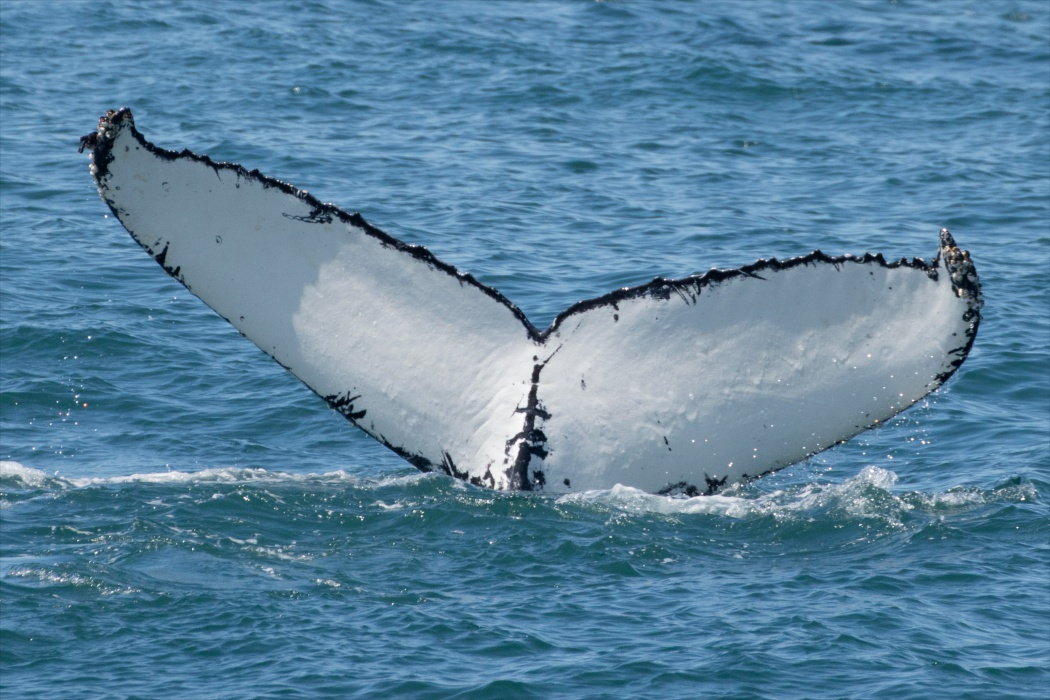
#> input picture Problem analysis/hw4/whale_tail/test_image_02.jpg, 1050 x 700 px
$ jupyter execute homework_4.ipynb
#> lines starting #> are read from the running program, lines starting #| are printed output that depends on the picture; after the words box and inside, x2 and y2 are one past the last pixel; in counts of white or black regions, pixels touching at a corner belong together; long printed decimals are rounded
# Homework 4

# Задача №1 - Хвост кита

Не так давно на kaggle было соревнование по классификации горбатых китов по снимках их хвостов. Одним из приемов для улучшения работы нейронной сети было выделение маски хвоста. Затем по этой маске вырезался хвост на исходном изображенииа, нормировался, отображался на черный фон и подавался нейронной сети на вход.

Ваша задача - написать программу, которая совершут предобработку картинки, писанную выше. Т.е. найти маску хвоста, по маске вырезать из исходного изображения хвост, нормировать изображение хвоста так, чтобы оно всегда имело один заданный размер равномерно занимало место, то есть если хвост был повернут, его нужно выпрямить.

Изображения хвостов находятся в приложении к этому занятию.

<table><tr>
    <td>  </td>
    <td>  </td>
    <td>  </td>
</tr></table>

[cell 1]
import numpy as np
import cv2
import matplotlib.pyplot as plt
import skimage
import math

[cell 2]
def plot_transform_result(src_image, transform_image, is_gray=False):
    """
    Отрисовать с помощью plt исходное изображение и его преобразование.

    :param src_image: np.ndarray: исходное изображение
    :param transform_image: np.ndarray: преобразованное изображение
    :param is_gray: bool: флаг для отображения ЧБ изображений
    :return: None
    """
    fig, m_axs = plt.subplots(1, 2, figsize=(6.4*2, 4.8*2), constrained_layout=False)
    ax1, ax2 = m_axs

    cmap = 'gray' if is_gray else None
    ax1.set_title('Исходное изображение')
    ax1.imshow(src_image, cmap=cmap)
    ax1.set_xticks([]), ax1.set_yticks([])
    ax2.set_title('Результат преобразования')
    ax2.imshow(transform_image, cmap=cmap)
    ax2.set_xticks([]), ax2.set_yticks([])
    plt.show()

[cell 3]
def plot_one_image(src_image, is_gray=False):
    """
    Отрисовать с помощью plt исходное изображение.

    :param src_image: np.ndarray: исходное изображение
    :param is_gray: bool: флаг для отображения ЧБ изображений
    :return: None
    """
    fig, m_axs = plt.subplots(1, 1, figsize=(6.4*2, 4.8*2), constrained_layout=False)
    ax1 = m_axs

    cmap = 'gray' if is_gray else None
    ax1.set_title('Исходное изображение')
    ax1.imshow(src_image, cmap=cmap)
    ax1.set_xticks([]), ax1.set_yticks([])
    plt.show()

[cell 4]
# [8 lines left out: function auto_canny, not called in this run]

[cell 5]
def delete_white_back(image):
    """
    Удалить подпись на белом фоне снизу изображения
    """
    h, w, _ = image.shape
    if(image[h - 1].mean()  > 253):
        first = True
        for i in range(h // 2, len(image)):
            if(image[i].mean() > 253):
                image = image[0 : i]
                break;

    return image

[cell 6]
def dots(corners, image):
    """
    Найти крайние точки контура
    """
    h, w, _ = image.shape
    hm, wm = h // 2, w // 2
    deviation = []
    for i in range(len(corners)): # находим отклонение каждой точки от середины левого угла и правого угла
        now = []
        now.append(abs(0 - corners[i][0][1]) + abs(0 - corners[i][0][0]))
        now.append(abs(0 - corners[i][0][1]) + abs(w - corners[i][0][0]))
        now.append(abs(hm - corners[i][0][1]) + abs(wm - corners[i][0][0]))
        now.append(i)
        deviation.append(now)

    left = corners[sorted(deviation, key=lambda dev : dev[0])[0][3]][0]
    right = corners[sorted(deviation, key=lambda dev : dev[1])[0][3]][0]
    middle = corners[sorted(deviation, key=lambda dev : dev[2])[0][3]][0]

    return [left, right, middle]

[cell 7]
def new_dots(left, right, middle):
    """
    Фильтрация угловых точек контура
    """
    new_left, new_right, new_middle = left.copy(), right.copy(), middle.copy()
    new_left[1], new_right[1] = min(new_left[1], new_right[1]), min(new_left[1], new_right[1])
    new_middle[0] = (new_left[0] + new_right[0]) // 2

    return [new_left, new_right, new_middle]

[cell 8]
def apply_warpAffine(image, points1, points2):
    image_height, image_width, _ = image.shape

    M = cv2.getAffineTransform(points1, points2)

    new_image_size = int(math.ceil(cv2.norm((image_height, image_width), normType=cv2.NORM_L2)))
    M[0, 2] += (new_image_size - image_width) // 2
    M[1, 2] += (new_image_size - image_height) // 2

    image = cv2.warpAffine(image, M, (new_image_size, new_image_size))

    bordersY = [0, image.shape[0]]
    j = 0;
    if(image[j].mean() > 0):
        j += 1

    for i in range(j, len(image) - 1):
        if (np.mean(image[i]) == np.mean(image[0]) and np.mean(image[i + 1]) != np.mean(image[0])
                or np.mean(image[i + 1]) == np.mean(image[0]) and np.mean(image[i]) != np.mean(image[0])):
            bordersY[j] = i + 1
            j += 1

    bordersX = [0, image.shape[1]]
    j = 0
    if(image[:, j].mean() > 0):
        print(image[:, j].mean())
        j += 1

    for i in range(j, len(image[0]) - 1):
        if (np.mean(image[:, i]) == np.mean(image[:, 0]) and np.mean(image[:, i + 1]) != np.mean(image[:, 0])
                or np.mean(image[:, i + 1]) == np.mean(image[:, 0]) and np.mean(image[:, i]) != np.mean(image[:, 0])):
            bordersX[j] = i + 1
            j += 1

    image = image[bordersY[0]: bordersY[1], bordersX[0]: bordersX[1]]
    return image

[cell 9]
def get_odd_number(x):
    if x % 2 != 0:
        return x
    else:
        return x + 1

[cell 10]
def check_is_color(img):
    r_m = np.mean(img[..., 0] / 255)
    g_m = np.mean(img[..., 1] / 255)
    b_m = np.mean(img[..., 2] / 255)

    if np.std([r_m, g_m, b_m]) > 4e-2:
        return True
    else:
        return False

[cell 11]
def find_color_mask(image, color) -> np.ndarray:
    """
    Create general database which contains statistics about classes of each image.
    Calculate classes colors and thrash empty images.
    :param image: np.ndarray: image
    :param color: tuple: values of class color
    :return: np.ndarray: general data frame of all database
    """
    final_mask = np.ones((image.shape[0], image.shape[1]))

    # create eps location for color
    eps = np.array([10, 10, 10])
    t_color = np.array(color) + eps
    b_color = np.array(color) - eps

    # check each color dim
    for dim, value in enumerate(color):
        def _check_val(x):
            if x > t_color[dim] or x < b_color[dim]:
                return 0.
            return 1.

        check_val = np.vectorize(_check_val)
        final_mask *= check_val(image[:, :, dim])

    # remove black frontier lines from labels map
    final_mask = cv2.dilate(final_mask.astype(np.uint8),
                            np.ones((3, 3), np.uint8),
                            iterations=1).astype(bool)
    return final_mask

[cell 12]
def dif_with_back(img):
    img_hsv = cv2.cvtColor(img, cv2.COLOR_RGB2HSV)
    mask = find_color_mask(img_hsv, (110, 140, 140))
    plot_one_image(mask)

    mask = np.repeat(mask[..., np.newaxis], repeats=3, axis=2)
    img = img * (~mask)

    return img

[cell 13]
for i in range(1):

    img = cv2.imread(f'whale_tail/test_image_0{2}.jpg')
#> img is the input picture: shape (700, 1050, 3); mean B, G, R 158.4, 131, 90.2
    img = gray_img = cv2.cvtColor(img, cv2.COLOR_BGR2RGB)
    is_color = check_is_color(img)
#> in check_is_color, `r_m = np.mean(img[..., 0] / 255)`: r_m = 0.354
#> in check_is_color, `g_m = np.mean(img[..., 1] / 255)`: g_m = 0.514
#> in check_is_color, `b_m = np.mean(img[..., 2] / 255)`: b_m = 0.621
#> is_color = True
    print(f'Is color: {is_color}')
#| Is color: True

    if is_color:
        dif_with_back(img)
#> the loop in find_color_mask, `for dim, value in enumerate(color):` made 3 passes
#> pass 1, in find_color_mask, `final_mask *= check_val(image[:, :, dim])`:
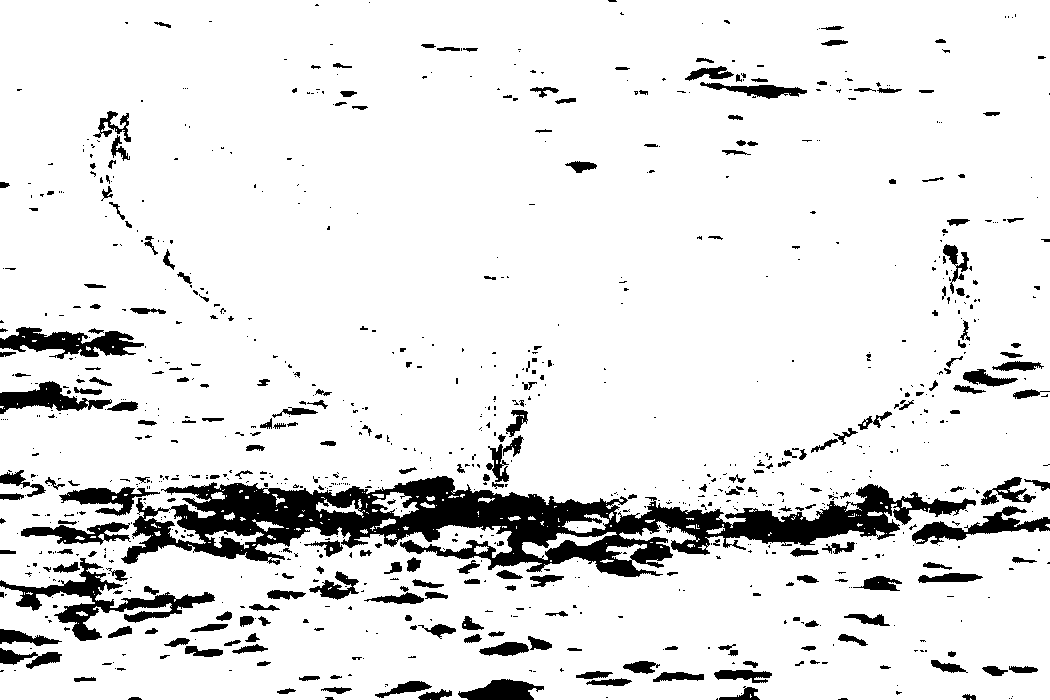
#> final_mask: shape (700, 1050) float64; values 0 (black) and 1 (white), 89.8% white; 939 black regions (670 under 20 px), largest, box (x1, y1, x2, y2) and area: (121, 476, 976, 577) 32606, (0, 558, 215, 641) 3926, (0, 327, 144, 359) 2362
#> in find_color_mask, `final_mask = cv2.dilate(final_mask.astype(np.uint8), np.ones((3, 3), n..`:
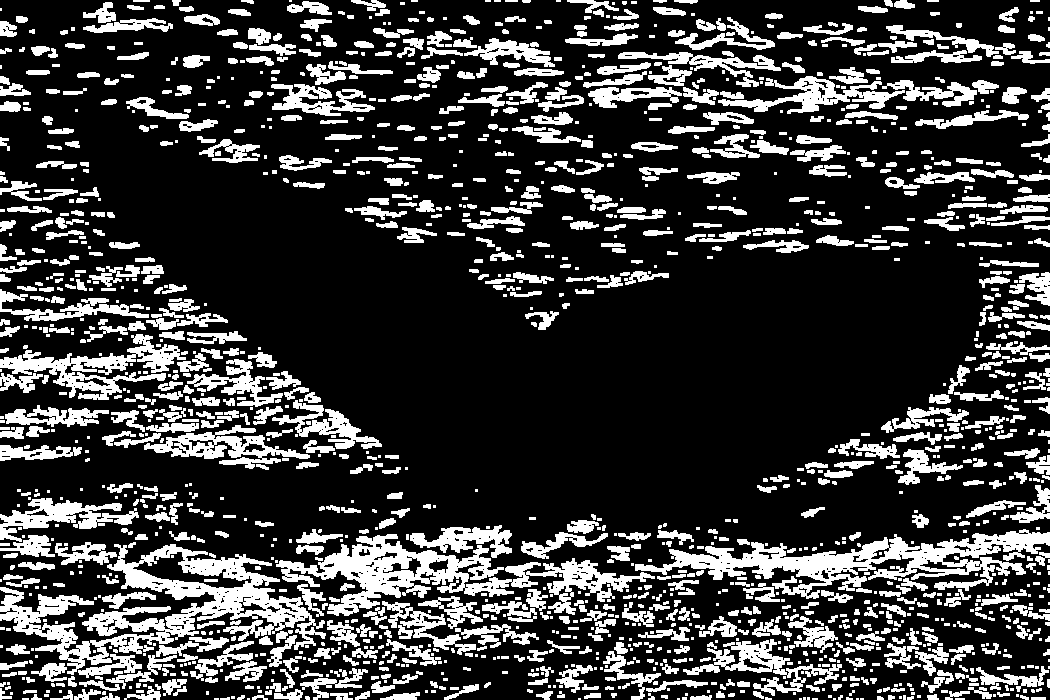
#> final_mask: shape (700, 1050) bool; 23.4% white; 1658 white regions (649 under 20 px), largest, box (x1, y1, x2, y2) and area: (0, 544, 326, 675) 12671, (635, 529, 1050, 599) 9781, (276, 534, 655, 616) 9713
#> in dif_with_back, `img = img * (~mask)`:
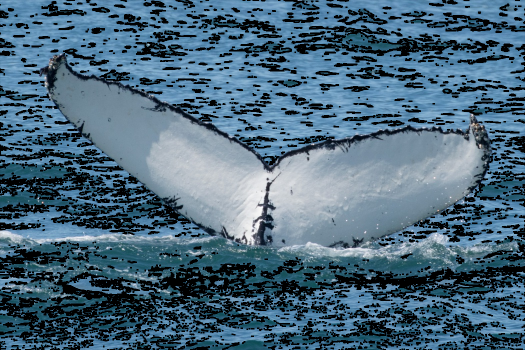
#> img: shape (700, 1050, 3) (shown at 1/2 size); mean R, G, B 75.1, 104.3, 124.3

    img = delete_white_back(img)
    h, w = img.shape[:2]

    gray_img = cv2.cvtColor(img, cv2.COLOR_RGB2GRAY)

    k_h = get_odd_number(h // 10)
    k_w = get_odd_number(w // 12)
    gray_img = cv2.GaussianBlur(gray_img, (k_w, k_h), sigmaX=2, sigmaY=2)

    resized = cv2.resize(gray_img, (w // 5, h // 5))
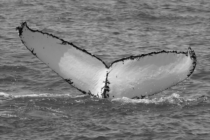
#> resized: shape (140, 210); min 9, max 242, mean 121.9
    ret, thresh = cv2.threshold(resized, 50, 255, cv2.THRESH_BINARY | cv2.THRESH_OTSU)
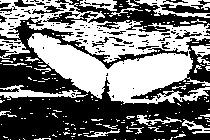
#> thresh: shape (140, 210); 46.4% white; 199 white regions (173 under 20 px), largest, box (x1, y1, x2, y2) and area: (0, 0, 210, 104) 10399, (134, 0, 210, 18) 552, (0, 85, 88, 100) 482
#> ret = 123
    thresh = cv2.erode(thresh, np.ones((11, 11)))
#> thresh: shape (140, 210); 8% white; 3 white regions (1 under 20 px), largest, box (x1, y1, x2, y2) and area: (113, 59, 186, 96) 1388, (47, 43, 101, 89) 951
    thresh = cv2.dilate(thresh, np.ones((3, 3)))
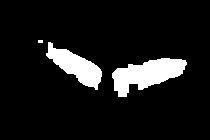
#> thresh: shape (140, 210); 9.5% white; 3 white regions (1 under 20 px)
    resized = cv2.resize(thresh, (w, h))
#> resized: shape (700, 1050)

    plus_sq = np.sum(resized) / (w * h) / 255
#> plus_sq = 0.0951
    minus_sq = 1 - plus_sq
#> minus_sq = 0.905
    if plus_sq > minus_sq:
        resized = np.abs(255 - resized)

    plot_one_image(resized)

    contours, hierarchy = cv2.findContours(resized, cv2.RETR_EXTERNAL, cv2.CHAIN_APPROX_SIMPLE)
#> contours = 3 contours; box (x1, y1, x2, y2) and area: (558, 288, 937, 487) 42494, (228, 208, 512, 452) 30472, (188, 198, 217, 217) 504
    cnts = cv2.drawContours(img.copy(), contours, -1, (0, 255, 0), 2)
    plot_one_image(cnts)

    corners = cv2.goodFeaturesToTrack(gray_img, maxCorners=100, qualityLevel=0.1, minDistance=30, mask=resized, blockSize=11, \
                                      gradientSize=11, useHarrisDetector=False, k=0.5)
#> corners = [[582, 383], [690, 417], [315, 282], [753, 384], [800, 347], [868, 355], [483, 417], [705, 350], [646, 418], [294, 317], [414, 415]]
    corners = np.int0(corners)

    draw_image = img.copy()
    # Отрисуем найденные точки
    for i in corners:
        x, y = i.ravel()
        cv2.circle(draw_image, (x, y), 3, 255, -1)
#> this loop made 11 passes
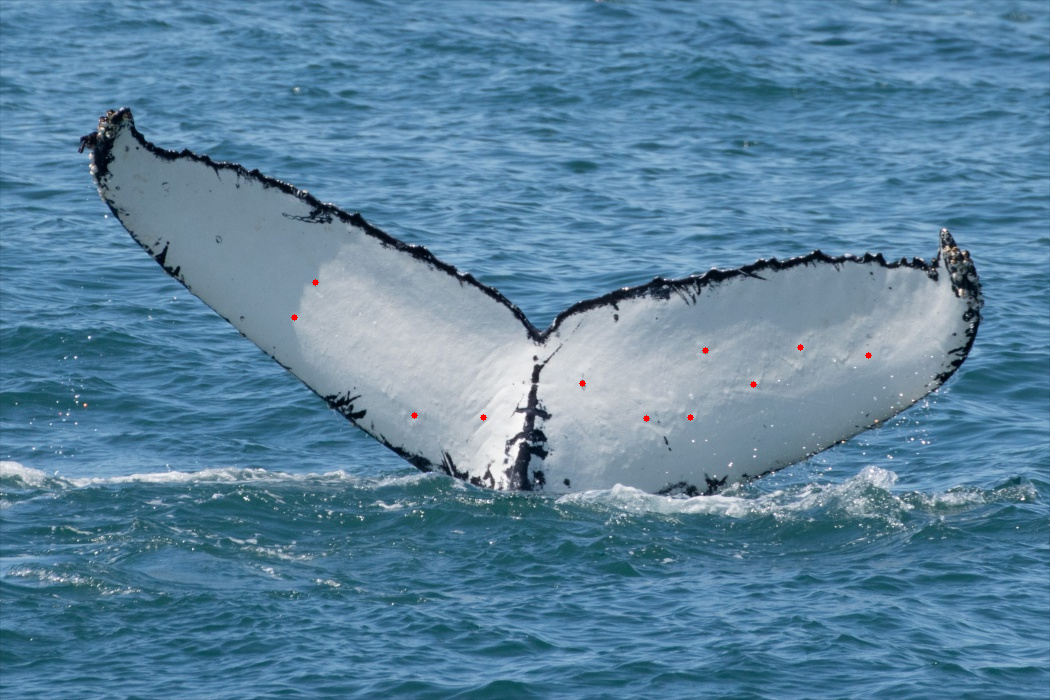
#> draw_image: shape (700, 1050, 3); mean R, G, B 90.2, 130.9, 158.3
    plot_one_image(draw_image)

    old = dots(corners, img)
#> the loop in dots, `for i in range(len(corners)):` made 11 passes
#> after the loop in dots, `for i in range(len(corners)):`: deviation = [[965, 851, 90, 0], [1107, 777, 232, 1], [597, 1017, 278, 2], [1137, 681, 262, 3], [1147, 597, 278, 4], [1223, 537, 348, 5], [900, 984, 109, 6], [1055, 695, 180, 7], [1064, 822, 189, 8], [611, 1073, 264, 9], [829, 1051, 176, 10]]
#> in dots, `left = corners[sorted(deviation, key=lambda dev : dev[0])[0][3]][0]`: left = [315, 282]
#> in dots, `right = corners[sorted(deviation, key=lambda dev : dev[1])[0][3]][0]`: right = [868, 355]
#> in dots, `middle = corners[sorted(deviation, key=lambda dev : dev[2])[0][3]][0]`: middle = [582, 383]
#> old = [[315, 282], [868, 355], [582, 383]]
    new = new_dots(old[0], old[1], old[2])
#> in new_dots, `new_left, new_right, new_middle = left.copy(), right.copy(), middle.co..`: new_left = [315, 282]; new_right = [868, 355]; new_middle = [582, 383]
#> new = [[315, 282], [868, 282], [591, 383]]
    img1 = apply_warpAffine(img, np.float32(old), np.float32(new))
#> in apply_warpAffine, `M = cv2.getAffineTransform(points1, points2)`: M = [[0.982, 0.137, -32.91], [-0.203, 1.54, -87.29]]
#> in apply_warpAffine, `new_image_size = int(math.ceil(cv2.norm((image_height, image_width), n..`: new_image_size = 1262
#> in apply_warpAffine, `image = cv2.warpAffine(image, M, (new_image_size, new_image_size))`:
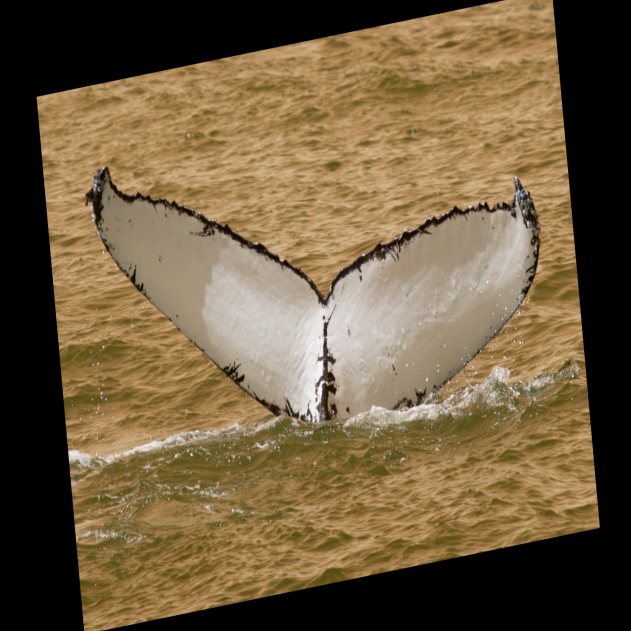
#> image: shape (1262, 1262, 3) (shown at 1/2 size); mean of channels 0, 1, 2 63.9, 92.8, 112.2; drawn as B, G, R
#> after the loop in apply_warpAffine, `for i in range(j, len(image) - 1):`: j = 1
#> the loop in apply_warpAffine, `for i in range(j, len(image[0]) - 1):` made 1261 passes
#> j on passes 73, 1200: 1, 2
#> after the loop in apply_warpAffine, `for i in range(j, len(image[0]) - 1):`: bordersX = [73, 1200]; j = 2
#> in apply_warpAffine, `image = image[bordersY[0]: bordersY[1], bordersX[0]: bordersX[1]]`:
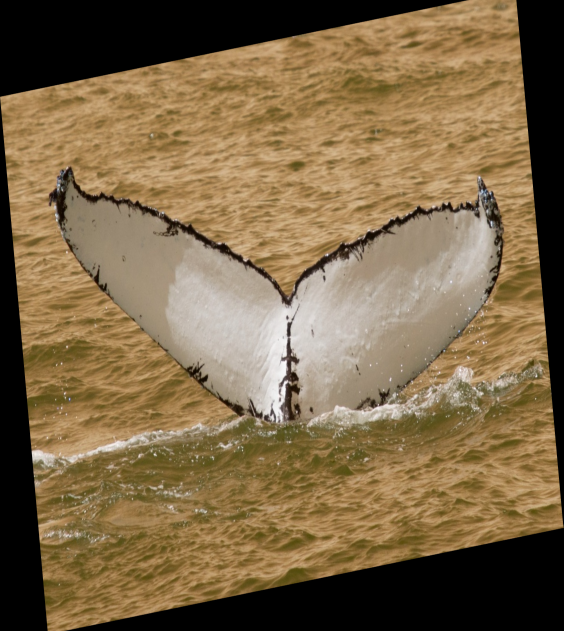
#> image: shape (1262, 1127, 3) (shown at 1/2 size); mean of channels 0, 1, 2 71.5, 103.9, 125.6; drawn as B, G, R

    plot_transform_result(img, img1)
